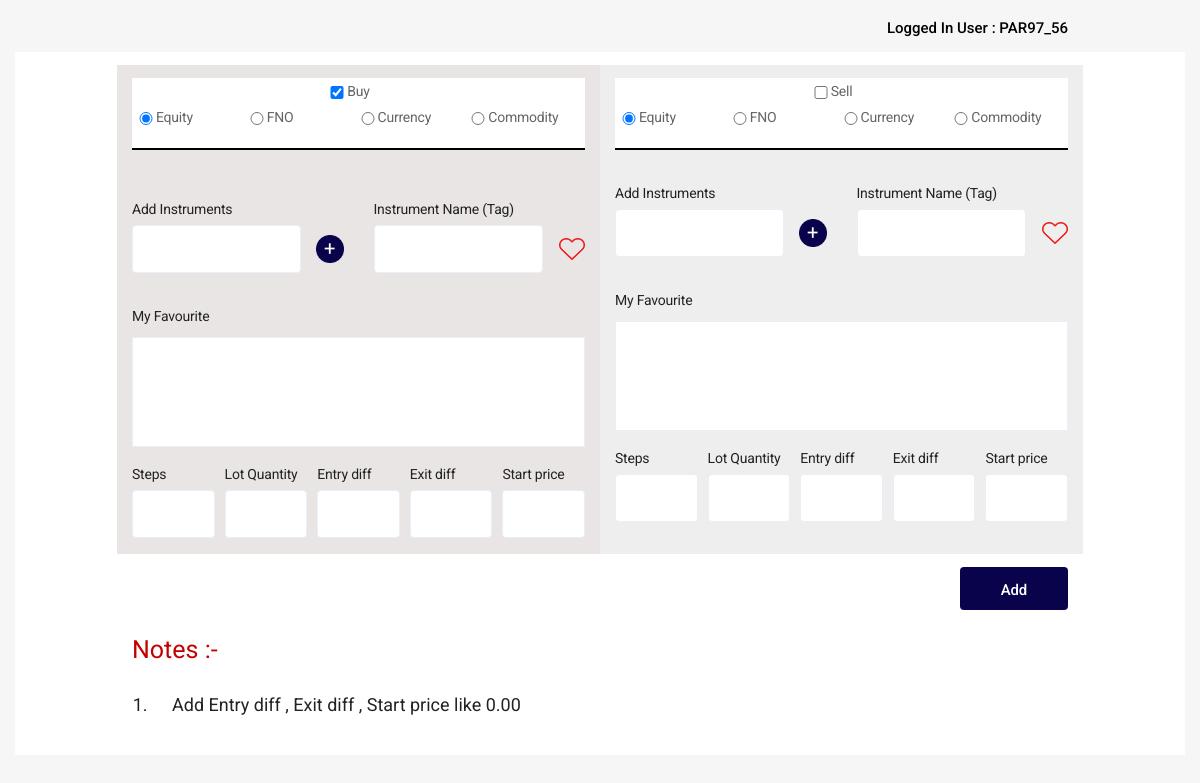
The app's page /share/addNewScalping (signed in), older data.
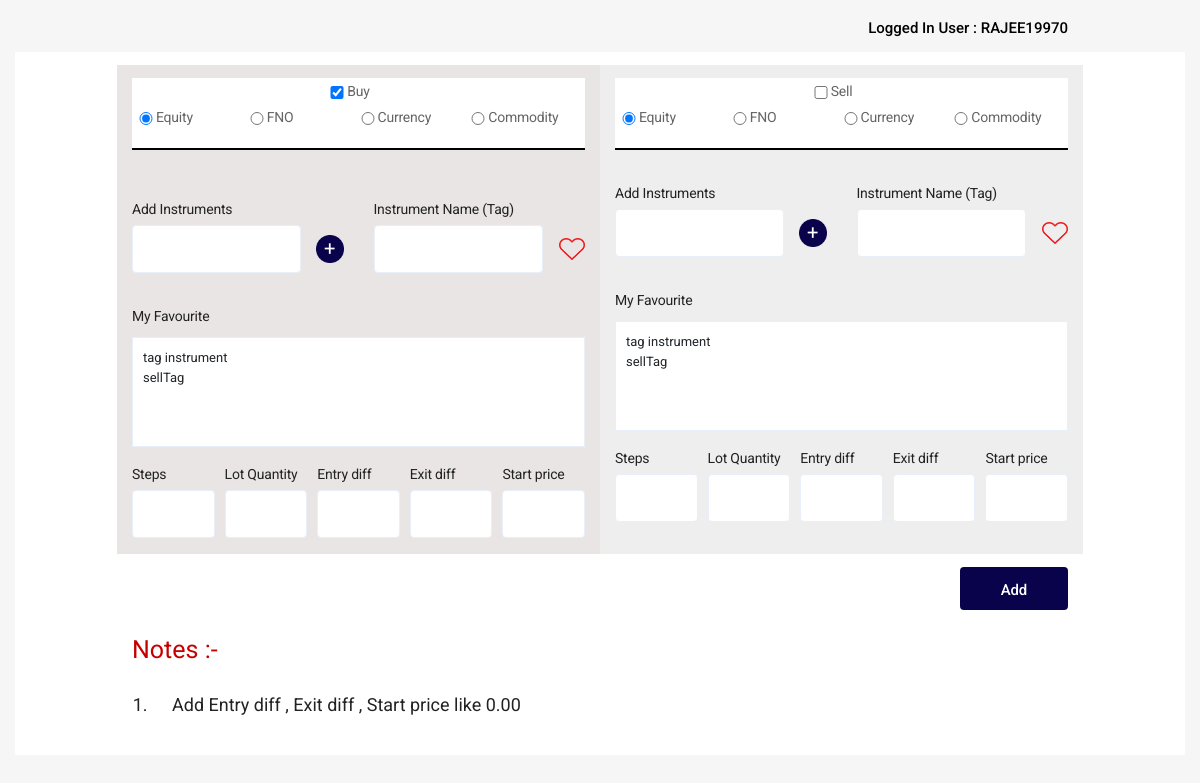
The same page, newer data.
### share/models.py (models this page shows)
class User(models.Model):
    user_id = models.CharField(max_length=200)
    consumer_key = models.CharField(max_length=200)
    access_token = models.CharField(max_length=200)
    accessCode = models.TextField()
    app_id = models.CharField(max_length=200)
    password = models.CharField(max_length=200)

class Favourite(models.Model):
    instrumentToken = models.CharField(max_length=200)
    instrumentTag = models.CharField(max_length=200 , default='')

### share/views.py (the view)
# urls.py: path('addNewScalping',views.addNewScalping),
def addNewScalping(request):
    var = request.session['user_id'];
    loggedInUser = request.session['user_id'];
    UserData = User.objects.get(id=loggedInUser)
    fav = Favourite.objects.all()
    context = {"addnew": "addnew","fav":fav,"loggedInUser":UserData.user_id}
    return render(request, 'share/addNewScalping.html', context)

### share/templates/share/addNewScalping.html (shortened to what the changed rows need)
{% load static %}
<html xmlns="http://www.w3.org/1999/xhtml">
<head>
<link rel="stylesheet" href="https://maxcdn.bootstrapcdn.com/bootstrap/4.0.0/css/bootstrap.min.css">
<link href=" {% static '/css/style.css' %} " rel="stylesheet" type="text/css" defer="">
</head>
<body>
<div class="scarlping-section" style="padding-top: 19px;">
	<div class="container">
    <div class="scarlping_inner" style="background: transparent;     padding-bottom: 15px;">
    <h5 class="tittletwo tittlenewone" style="margin-top: 0px; font-size: 15px; ">Logged In User : {{ loggedInUser }}</h5>
    </div>
    <div class="scarlping_inner">
      <div class="scarlping_form" style="padding: 0px;     box-shadow: none;">
          <div class="row">
            <div class="col-sm-6 col-md-6" style="background: #eae5e5;">
            <div class="row">
              <div class="col-sm-12">
                <div class="row" >
              <div class="col-sm-12">
                <label style="margin-bottom: 10px;">
                  My Favourite
              </label>
                <ul style="        height: 110px;
                overflow: hidden;
                overflow-y: scroll;
                margin-left: auto;
                text-align: left;
                padding: 10px;
                border: 1px solid;
                border-color: #E8EFF9; background: #fff;">
                  {% for item in fav %}
                  <li onclick="setBuyInstrument('{{item.instrumentToken}}','{{item.instrumentTag}}');">{{ item.instrumentTag }}</li>
                  {% endfor %}
              </ul>
            </div>
            </div>
              </div>
            </div>
            </div>
            <div class="col-sm-6 col-md-6" style="background: #eee;">
            <div class="row">
              <div class="col-sm-12">
                <div class="row" style="">
              <div class="col-sm-12">
                <label style="margin-bottom: 10px;">
                  My Favourite
              </label>
                <ul style="        height: 110px;
                overflow: hidden;
                overflow-y: scroll;
                margin-left: auto;
                text-align: left;
                padding: 10px;
                border: 1px solid;
                border-color: #E8EFF9; background: #fff;">
                  {% for item in fav %}
                  <li onclick="setSellInstrument('{{item.instrumentToken}}','{{item.instrumentTag}}');">{{ item.instrumentTag }}</li>
                  {% endfor %}
              </ul>
            </div>
            </div>
              </div>
            </div>
            </div>
          </div>
      </div>
    </div>
  </div>
</div>
</body>
</html>

Row changes from the older to the newer data that the page shows:
changed User: user "PAR97_56" → "RAJEE19970"
added Favourite: instrumentTag "tag instrument"
added Favourite: instrumentTag "sellTag"
